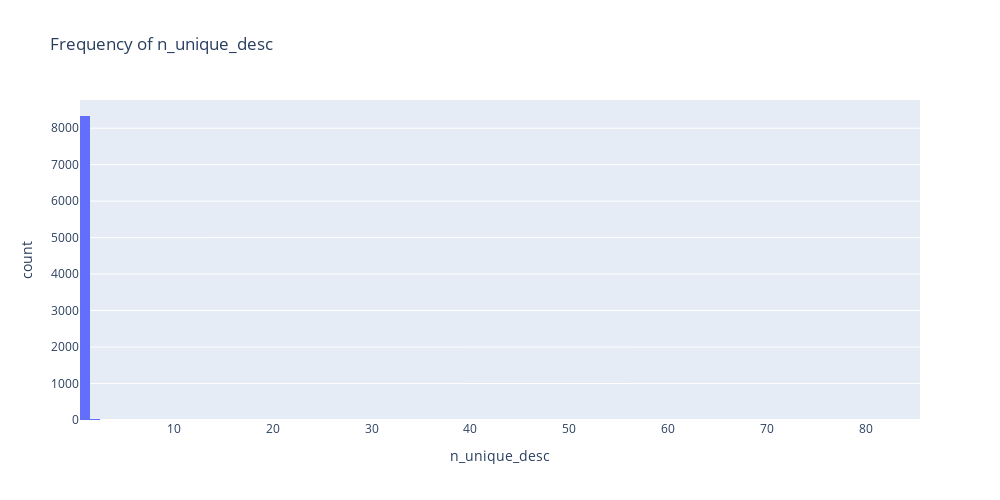

This figure's notebook cell:
### Code cell
df_plot = df.groupby("description")["title"].nunique().reset_index()
df_plot.rename(columns={"title": "n_unique_desc"}, inplace=True)
fig = px.histogram(
    df_plot,
    x="n_unique_desc",
    width=1000,
    height=500,
    title="Frequency of n_unique_desc",
)
fig.show()

### Figure 1 — Plotly figure (JSON) as saved in the notebook; plotly's stock layout.template omitted (floating-point values rounded to 4 significant figures; data arrays with more than 128 entries replaced by an {"elided": "..."} marker saying what was removed)
{"data": [{"alignmentgroup": "True", "bingroup": "x", "hovertemplate": "n_unique_desc=%{x}<br>count=%{y}<extra></extra>", "legendgroup": "", "marker": {"color": "#636efa", "pattern": {"shape": ""}}, "name": "", "offsetgroup": "", "orientation": "v", "showlegend": false, "type": "histogram", "x": {"elided": "8377 int values"}, "xaxis": "x", "yaxis": "y"}], "layout": {"barmode": "relative", "height": 500, "legend": {"tracegroupgap": 0}, "title": {"text": "Frequency of n_unique_desc"}, "width": 1000, "xaxis": {"anchor": "y", "domain": [0, 1], "title": {"text": "n_unique_desc"}}, "yaxis": {"anchor": "x", "domain": [0, 1], "title": {"text": "count"}}}}
